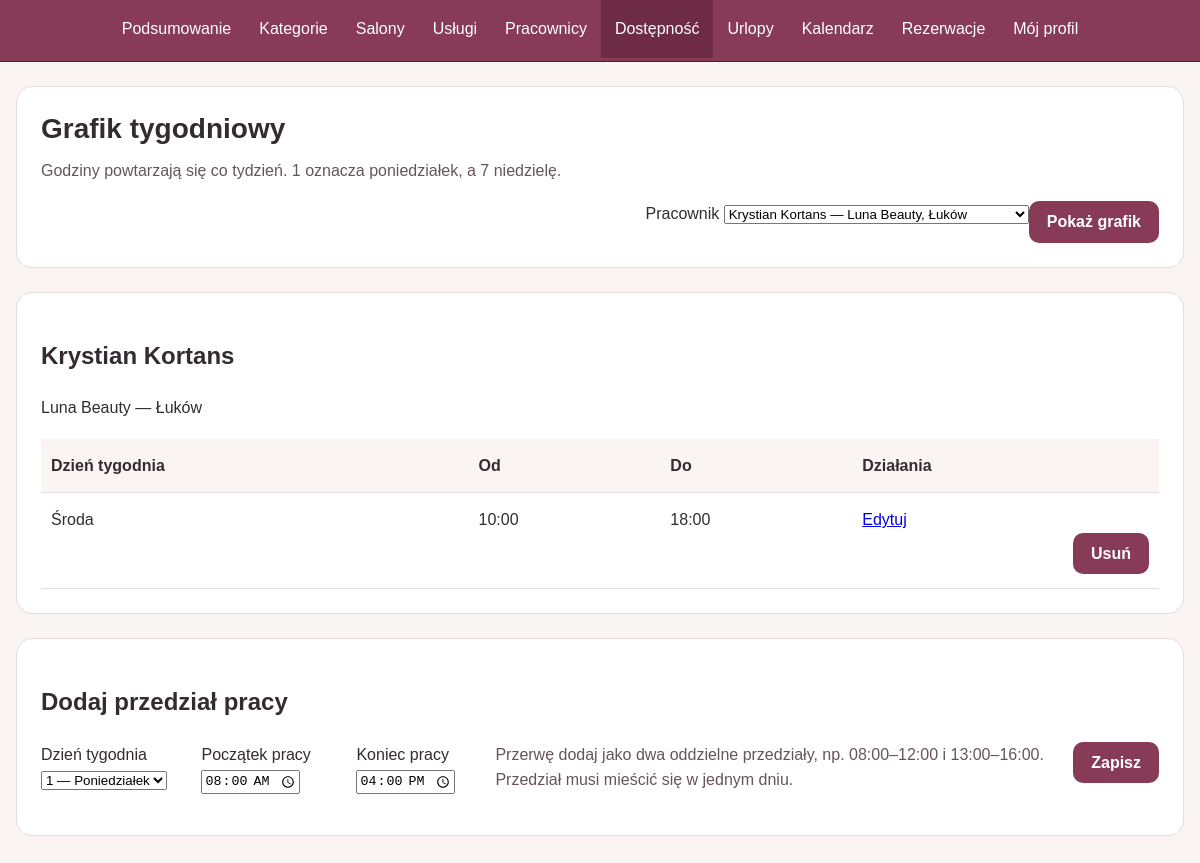
Before: /admin/dostepnosc.php?id_pracownika=3 (signed in) with the older database file.
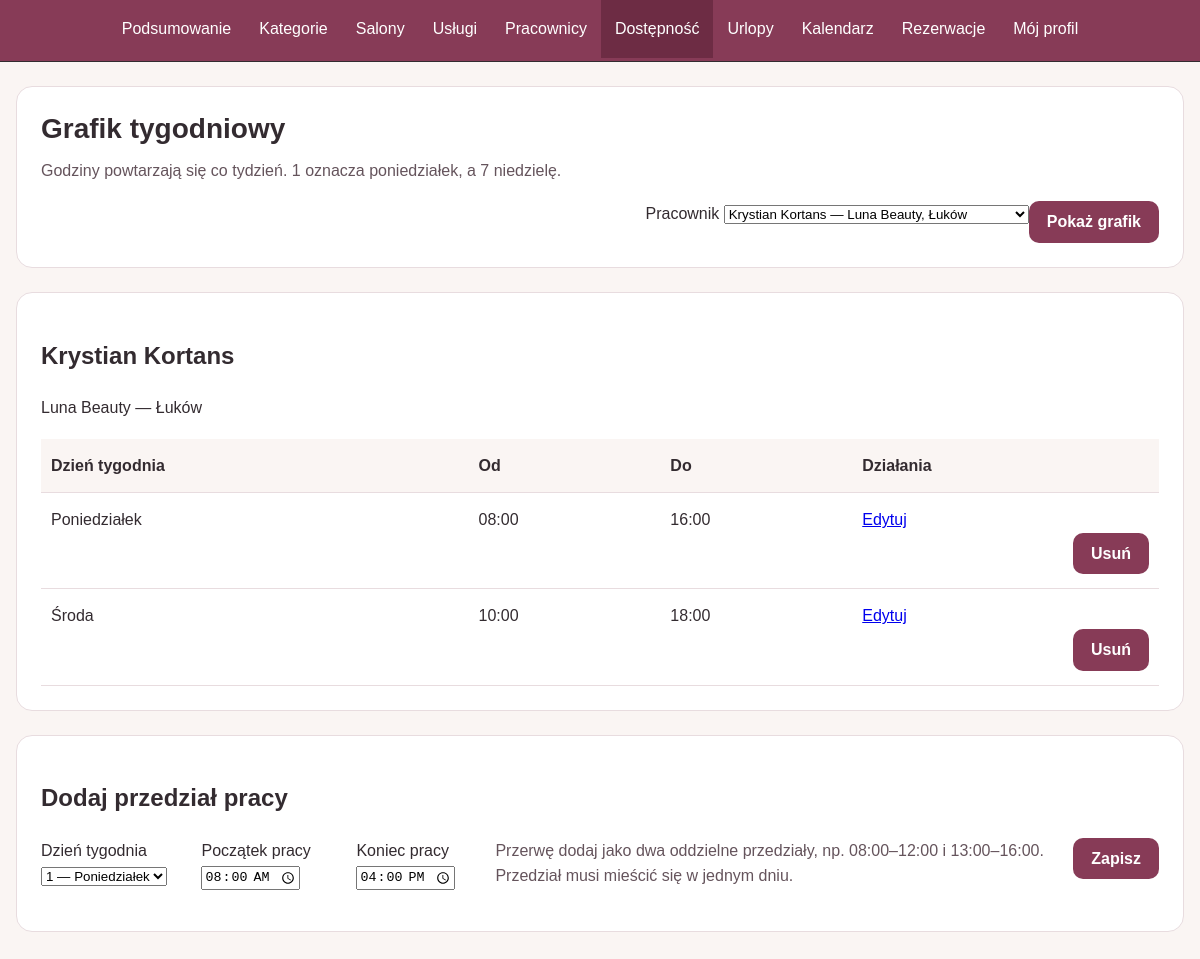
After: the same page with the newer database file.
### tables this page shows
CREATE TABLE `dostepnosc_pracownikow` (
  `id` int(11) NOT NULL,
  `id_pracownika` int(11) NOT NULL,
  `dzien_tygodnia` int(11) NOT NULL,
  `czas_rozpoczecia` time NOT NULL,
  `czas_zakonczenia` time NOT NULL
);

### includes/bootstrap.php (called while the page is built, shortened)
<?php
function e(string $tekst): string
{
    return htmlspecialchars(
        $tekst,
        ENT_QUOTES | ENT_SUBSTITUTE,
        'UTF-8'
    );
}

### admin/dostepnosc.php (the view, shortened to what the changed rows need)
<?php
require_once __DIR__ . '/../includes/auth.php';
function grafikId($wartosc): int
{
    return (int) (filter_var($wartosc, FILTER_VALIDATE_INT, [
        'options' => ['min_range' => 1, 'max_range' => 2147483647]
    ]) ?: 0);
}
$dni = [1 => 'Poniedziałek', 'Wtorek', 'Środa', 'Czwartek', 'Piątek', 'Sobota', 'Niedziela'];
$blad = '';
$czyPost = $_SERVER['REQUEST_METHOD'] === 'POST';
$idPracownika = grafikId($czyPost ? ($_POST['id_pracownika'] ?? null) : ($_GET['id_pracownika'] ?? null));
$formularz = ['id' => 0, 'dzien_tygodnia' => '1', 'od' => '08:00', 'do' => '16:00'];
$przedzialy = [];
$pracownik = null;
$odczytOK = false;
try {
    $pracownicy = $pdo->query(
        'SELECT p.id_pracownika, p.aktywnosc, u.imie, u.nazwisko, s.nazwa AS salon, s.miasto
         FROM pracownicy p
         JOIN uzytkownicy u ON u.id_uzytkownika = p.id_uzytkownika
         JOIN salony s ON s.id_salonu = p.id_salonu
         ORDER BY u.nazwisko, u.imie, p.id_pracownika'
    )->fetchAll();
    foreach ($pracownicy as $osoba) {
        if ((int) $osoba['id_pracownika'] === $idPracownika) {
            $pracownik = $osoba;
            break;
        }
    }
    $odczytOK = true;
} catch (PDOException $wyjatek) {
    error_log('Grafik: odczyt pracowników, SQLSTATE ' . $wyjatek->getCode());
    $blad = 'Nie udało się pobrać pracowników z bazy.';
}
if ($pracownik) {
    try {
        $zapytanie = $pdo->prepare('SELECT * FROM dostepnosc_pracownikow WHERE id_pracownika = ? ORDER BY dzien_tygodnia, czas_rozpoczecia');
        $zapytanie->execute([$idPracownika]);
        $przedzialy = $zapytanie->fetchAll();
    } catch (PDOException $wyjatek) {
        $odczytOK = false;
        $blad = 'Nie udało się pobrać grafiku.';
        error_log('Grafik: odczyt, SQLSTATE ' . $wyjatek->getCode());
    }
} elseif ($idPracownika && !$blad) {
    $blad = 'Wybrany pracownik nie istnieje.';
}
$menu = ['index.php' => 'Podsumowanie', 'kategorie.php' => 'Kategorie', 'salony.php' => 'Salony',
    'uslugi.php' => 'Usługi', 'pracownicy.php' => 'Pracownicy', 'dostepnosc.php' => 'Dostępność',
    'urlopy.php' => 'Urlopy','kalendarz.php' => 'Kalendarz', 'rezerwacje.php' => 'Rezerwacje'];
?>
<!DOCTYPE html>
<html lang="pl">
<head>
    <link rel="stylesheet" href="<?= e(BASE_URL) ?>/css/admin.css">
    <link rel="stylesheet" href="<?= e(BASE_URL) ?>/css/admin2.css">
</head>
<body class="strona-konta">
    <nav class="admin-menu" aria-label="Menu administratora">
        <ul class="admin-menu_lista">
            <?php foreach ($menu as $plik => $etykieta): ?>
                <li><a href="<?= e(BASE_URL . '/admin/' . $plik) ?>" <?= $plik === 'dostepnosc.php' ? 'aria-current="page"' : '' ?>><?= e($etykieta) ?></a></li>
            <?php endforeach; ?>
        </ul>
    </nav>
    <main id="grafik">
        <section class="karta">
            <h1>Grafik tygodniowy</h1>
        </section>
        <?php if ($pracownik && $odczytOK): ?>
            <section class="karta">
                <h2><?= e($pracownik['imie'] . ' ' . $pracownik['nazwisko']) ?></h2>
                <div class="tabela">
                    <table>
                        <thead><tr><th>Dzień tygodnia</th><th>Od</th><th>Do</th><th>Działania</th></tr></thead>
                        <tbody>
                            <?php foreach ($przedzialy as $wiersz): ?>
                                <tr>
                                    <td><?= e($dni[(int) $wiersz['dzien_tygodnia']] ?? 'Nieprawidłowy dzień') ?></td>
                                    <td><?= e(substr($wiersz['czas_rozpoczecia'], 0, 5)) ?></td>
                                    <td><?= e(substr($wiersz['czas_zakonczenia'], 0, 5)) ?></td>
                                    <td><div class="grafik-akcje">
                                        <a href="<?= e(BASE_URL) ?>/admin/dostepnosc.php?id_pracownika=<?= $idPracownika ?>&amp;edytuj=<?= (int) $wiersz['id'] ?>#formularz">Edytuj</a>
                                        <form method="post" action="<?= e(BASE_URL) ?>/admin/dostepnosc.php" onsubmit="return confirm('Czy usunąć ten przedział pracy?');">
                                            <button type="submit">Usuń</button>
                                        </form>
                                    </div></td>
                                </tr>
                            <?php endforeach; ?>
                        </tbody>
                    </table>
                </div>
            </section>
            <section class="karta" id="formularz">
                <h2><?= $formularz['id'] ? 'Edytuj przedział pracy' : 'Dodaj przedział pracy' ?></h2>
            </section>
        <?php endif; ?>
    </main>
</body>
</html>

Changed rows visible on the page:
added dostepnosc_pracownikow: dzien_tygodnia "Poniedziałek", czas_rozpoczecia "08:00", czas_zakonczenia "16:00"
